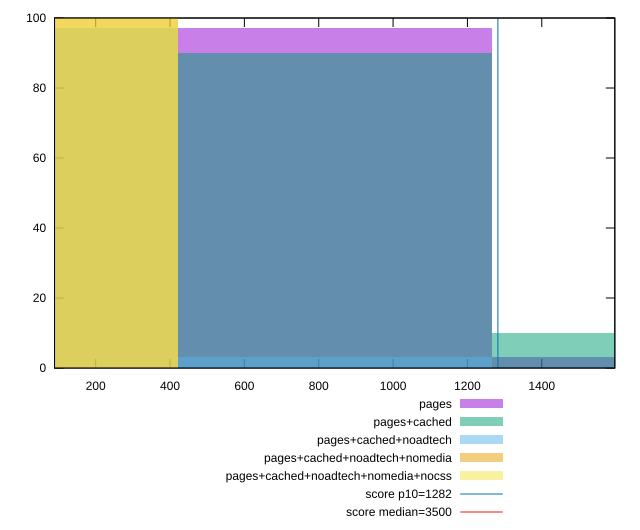

Here is the gnuplot script that generated this plot:
reset

$pages <<EOF
844.8911687976838 97
1689.7823375953676 3
EOF

$pagesCached <<EOF
1689.7823375953676 10
844.8911687976838 90
EOF

$pagesCachedNoadtech <<EOF
0 97
844.8911687976838 3
EOF

$pagesCachedNoadtechNomedia <<EOF
0 100
EOF

$pagesCachedNoadtechNomediaNocss <<EOF
0 100
EOF

set key outside below
set boxwidth 844.8911687976838
set xrange [89.30000000000001:1596.5439999999992]
set yrange [0:100]
set trange [0:100]
set style fill transparent solid 0.5 noborder

set parametric
set terminal svg size 640, 530 enhanced background rgb 'white'
set output "report_00017_2021-02-10T15-08-03.406Z/bootup-time/comparison/histogram/all_raw.svg"

plot $pages title "pages" with boxes, \
     $pagesCached title "pages+cached" with boxes, \
     $pagesCachedNoadtech title "pages+cached+noadtech" with boxes, \
     $pagesCachedNoadtechNomedia title "pages+cached+noadtech+nomedia" with boxes, \
     $pagesCachedNoadtechNomediaNocss title "pages+cached+noadtech+nomedia+nocss" with boxes, \
     1282,t title "score p10=1282", \
     3500,t title "score median=3500"

reset
